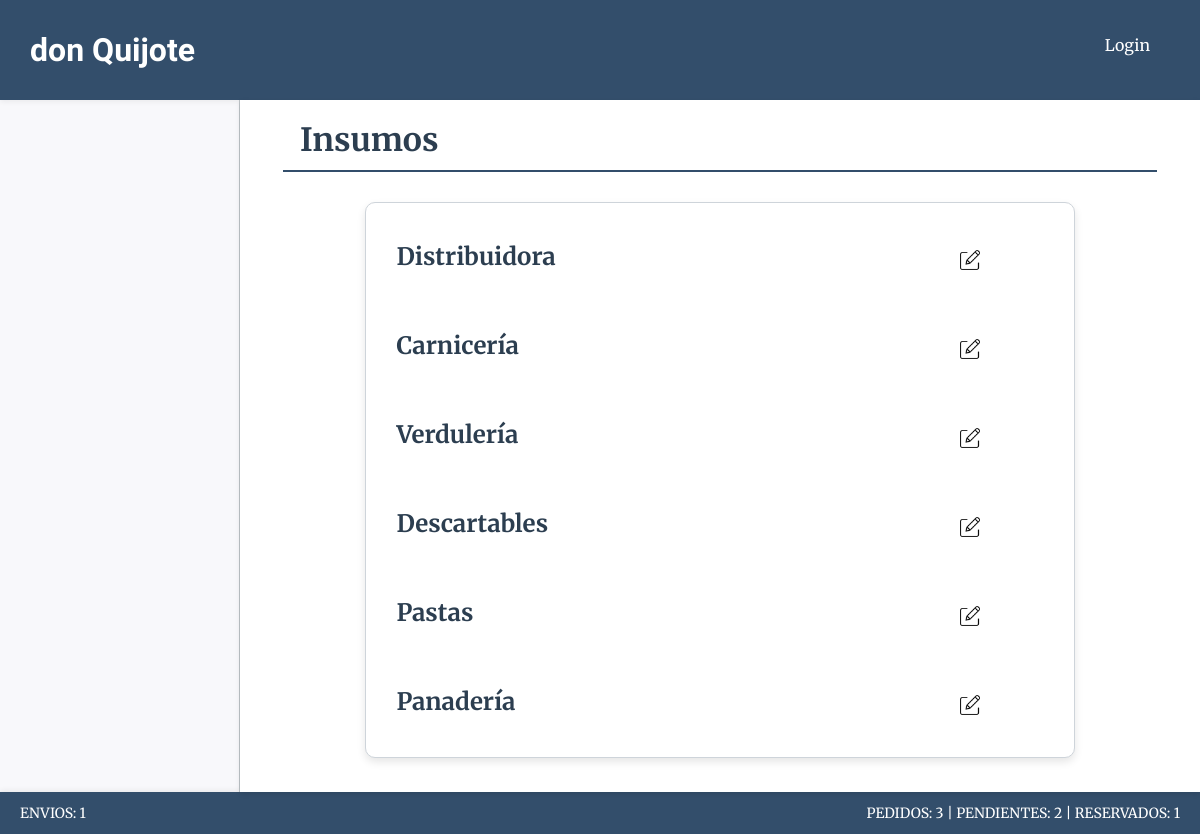
The page /gastos/listar_proveedores/ on the database its author committed.
### gastos/models.py (models this page shows)
class Proveedores(models.Model):
    nombre=models.CharField(max_length=50)
    estado=models.BooleanField(default=True)
    def __str__(self):
        return self.nombre

### gastos/views.py (the view)
# urls.py: path("listar_proveedores/", views.listar_proveedores, name="listar_proveedores"),
def listar_proveedores(request):
    proveedores = Proveedores.objects.all()
    context = {
        'proveedores': proveedores,
    }
    return render(request, "gastos/listar_proveedores.html", context)

### core/context_processors.py (called while the page is built)
def counter_pedidos(request):
    cant_pedidos = Pedido.objects.all().count()
    cant_entregados = Pedido.objects.filter(estado='entregado').count()
    cant_pendientes = Pedido.objects.filter(estado='pendiente').count()
    cant_reservados = Pedido.objects.filter(estado='reservado').count()
    cant_cancelado = Pedido.objects.filter(estado='cancelado').count()
    cant_pedidos = Pedido.objects.all().count() - cant_cancelado
    cant_envios = Pedido.objects.filter(forma_entrega__precio__gt=0).count() - cant_cancelado - cant_reservados
    return {
        'cant_pedidos':cant_pedidos,
        "cant_entregados":cant_entregados,
        "cant_pendientes":cant_pendientes,
        "cant_reservados":cant_reservados,
        "cant_envios":cant_envios
        }

### gastos/templates/gastos/listar_proveedores.html (shortened to what this page needs)
{% extends 'core/base.html' %}
{% load static %}
{% block css %}
    <link rel="stylesheet" href="{% static 'gastos/css/styles.css' %}">
{% endblock css %}
{% block titulo %}
    {% include 'core/components/encabezado.html' with titulo_texto="Insumos" %}
{% endblock titulo %}
{% block main %}
<section class="proveedores-container">
    <div class="proveedores-container card">
        {% for proveedor in proveedores %}
            <div class="insumos">
                <h1 class="proveedores-titulo">{{ proveedor }}</h1>
                <div class="insumo-opc">
                    <a href="{% url 'gastos:proveedores_update' proveedor.id%}"><img class="icono-opc" src="{% static 'productos/img/editar.webp' %}" alt="Editar Proveedor"></a>
                </div>
            </div>
        {% endfor %}
    </div>
</section>
{% endblock main %}

### core/static/core/css/styles.css (style rules this page uses)
* { padding: 0; margin: 0; box-sizing: border-box; }
body { font-family: 'Merriweather', serif; color: #333; background-color: #f4f4f9; }
.card { padding: 15px; border: 1px solid #ced4da; border-radius: 10px; background-color: #ffffff; box-shadow: 0 4px 8px rgba(0, 0, 0, 0.1); }
.icono-opc { width: 20px; height: 20px; transition: transform 0.3s ease; }

### gastos/static/gastos/css/styles.css (style rules this page uses)
.proveedores-container { width: 90%; margin: 0 auto; padding: 20px; display: flex; flex-direction: column; gap: 20px; }
.proveedores-titulo { font-size: 24px; color: #2C3E50; font-family: 'Merriweather', serif; margin-bottom: 10px; margin-left: 10px; }
.insumos { margin-top: 8px; display: grid; grid-template-columns: 50% 25% 25%; grid-template-areas: "nom prc opc"; align-items: center; padding: 10px 0; }
.insumo-opc { grid-area: opc; display: flex; justify-content: space-around; }
.icono-opc { width: 20px; height: 20px; transition: transform 0.3s ease; }

### rows shown on the page
Proveedores: nombre "Distribuidora"
Proveedores: nombre "Carnicería"
Proveedores: nombre "Verdulería"
Proveedores: nombre "Descartables"
Proveedores: nombre "Pastas"
Proveedores: nombre "Panadería"

### other values the page prints
{{ titulo_texto }} "Insumos"
{{ cant_envios }} "1"
{{ cant_pedidos }} "3"
{{ cant_pendientes }} "2"
{{ cant_reservados }} "1"
